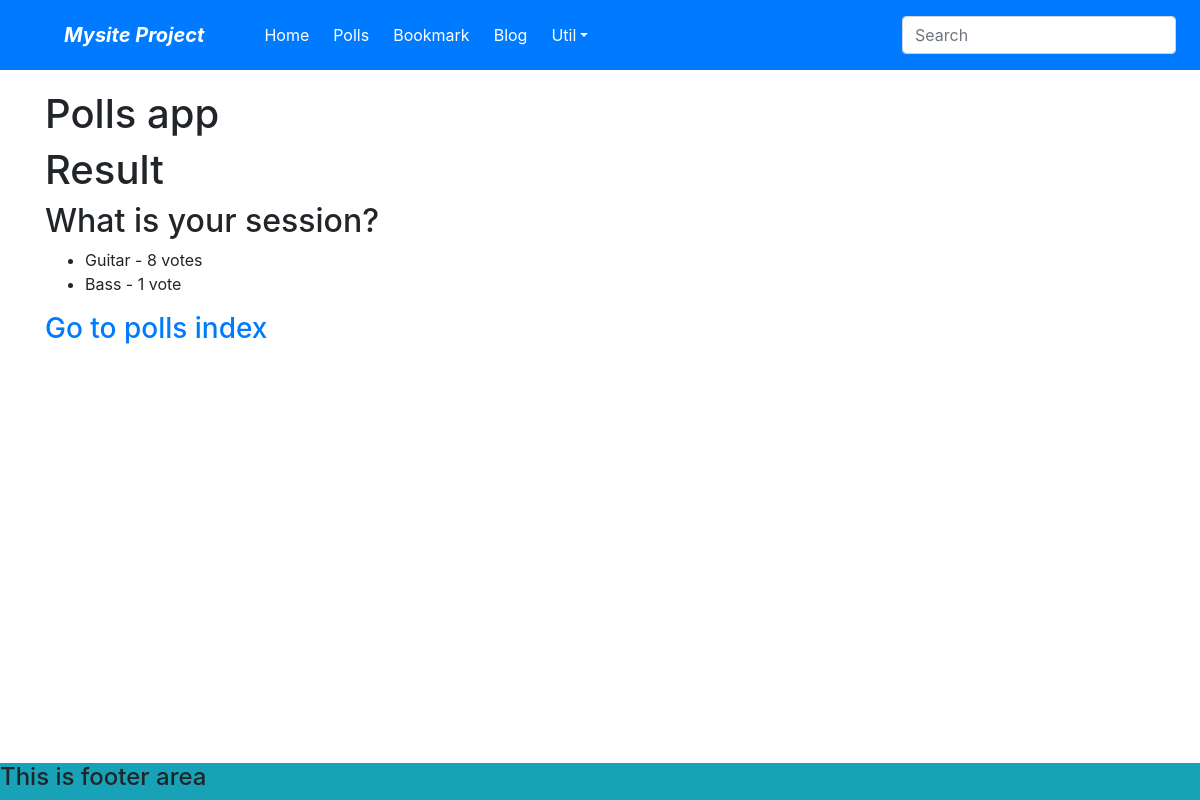
Page /polls/1/result on the earlier database version.
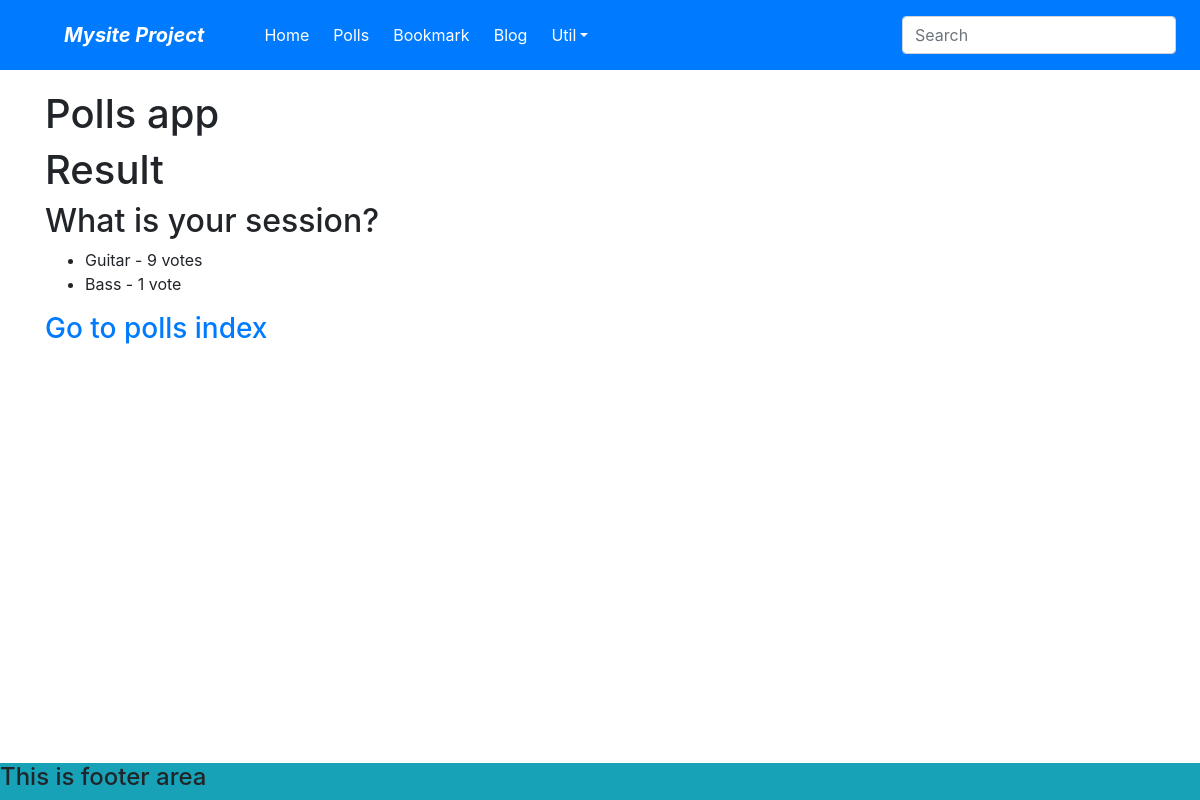
Same page on the later database version.
### polls/models.py (models this page shows, shortened)
class Choice(models.Model):
    choice_text = models.CharField(max_length=50)
    vote_cnt = models.IntegerField(verbose_name='vote count', default=0)
    question = models.ForeignKey('Question', on_delete=models.CASCADE)

### polls/views.py (the view)
# urls.py: path('<int:pk>/result', views.ResultView.as_view(), name='result'),
class ResultView(generic.DetailView):
    model = Question
    template_name = 'polls/result.html'
    context_object_name = 'tar_q'

### polls/templates/polls/result.html (shortened to what this page needs)
{% extends "home.html" %}
{% block content %}
    {% include 'polls/base.html' %}
    <h1>Result</h1>
    <h2>{{tar_q.question_text}}</h2>
    <ul>
        {% for c in tar_q.choice_set.all %}
            <li>{{c.choice_text}} - {{c.vote_cnt}} vote{{c.vote_cnt|pluralize}}</li>
        {% endfor %}
    </ul>
    <h3><a href="{% url 'polls:index' %}">Go to polls index</a></h3>
{% endblock content %}

Differences in the rows shown:
changed Choice "Guitar": vote_cnt "8" → "9"
